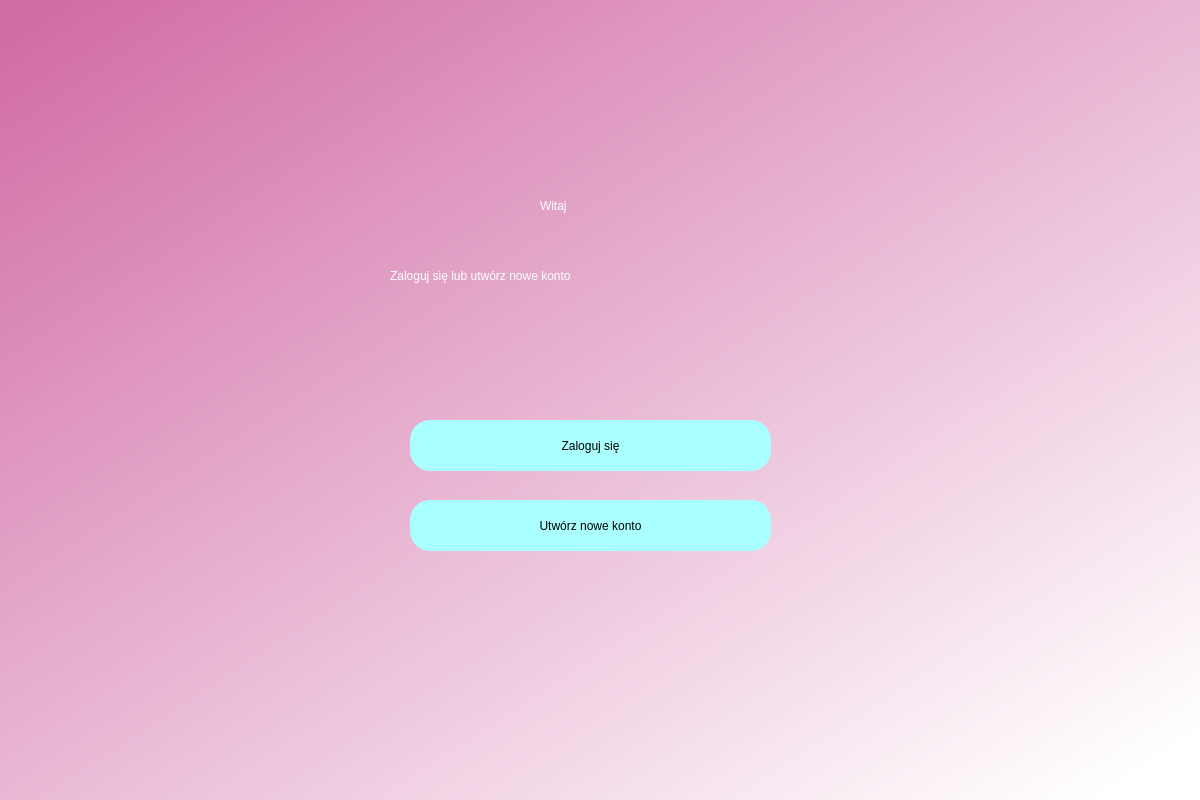
<?xml version="1.0" encoding="UTF-8"?>
<ui version="4.0">
 <class>Dialog</class>
 <widget class="QDialog" name="Dialog">
  <property name="geometry">
   <rect>
    <x>0</x>
    <y>0</y>
    <width>1200</width>
    <height>800</height>
   </rect>
  </property>
  <property name="windowTitle">
   <string>Dialog</string>
  </property>
  <property name="styleSheet">
   <string notr="true">QWidget#Dialog{
background-color: qlineargradient(spread:pad, x1:0.0279545, y1:0, x2:0.972, y2:0.960682, stop:0 rgba(209, 107, 165, 255), stop:0.988636 rgba(255, 255, 255, 255))}</string>
  </property>
  <widget class="QLabel" name="label">
   <property name="geometry">
    <rect>
     <x>540</x>
     <y>170</y>
     <width>151</width>
     <height>71</height>
    </rect>
   </property>
   <property name="styleSheet">
    <string notr="true">font: 40pt &quot;MS Shell Dlg 2&quot;;
color: white;</string>
   </property>
   <property name="text">
    <string>Witaj</string>
   </property>
  </widget>
  <widget class="QLabel" name="label_2">
   <property name="geometry">
    <rect>
     <x>390</x>
     <y>250</y>
     <width>461</width>
     <height>51</height>
    </rect>
   </property>
   <property name="styleSheet">
    <string notr="true">font: 20pt &quot;MS Shell Dlg 2&quot;;
color: white;</string>
   </property>
   <property name="text">
    <string>Zaloguj się lub utwórz nowe konto</string>
   </property>
  </widget>
  <widget class="QPushButton" name="login">
   <property name="geometry">
    <rect>
     <x>410</x>
     <y>420</y>
     <width>361</width>
     <height>51</height>
    </rect>
   </property>
   <property name="styleSheet">
    <string notr="true">border-radius: 20px;
background-color: rgb(170, 255, 255);
font: 14pt &quot;MS Shell Dlg 2&quot;;
</string>
   </property>
   <property name="text">
    <string>Zaloguj się</string>
   </property>
  </widget>
  <widget class="QPushButton" name="create">
   <property name="geometry">
    <rect>
     <x>410</x>
     <y>500</y>
     <width>361</width>
     <height>51</height>
    </rect>
   </property>
   <property name="styleSheet">
    <string notr="true">border-radius: 20px;
background-color: rgb(170, 255, 255);
font: 14pt &quot;MS Shell Dlg 2&quot;;
</string>
   </property>
   <property name="text">
    <string>Utwórz nowe konto</string>
   </property>
  </widget>
 </widget>
 <resources/>
 <connections/>
</ui>
